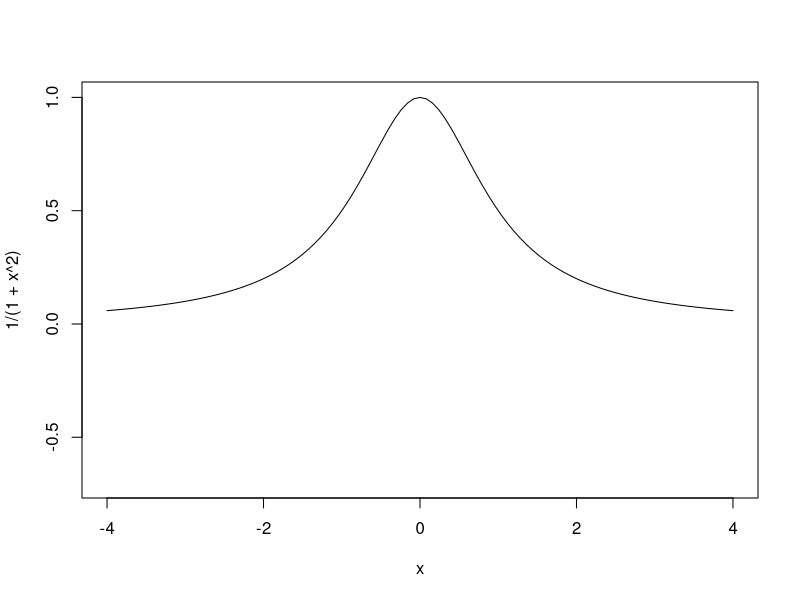
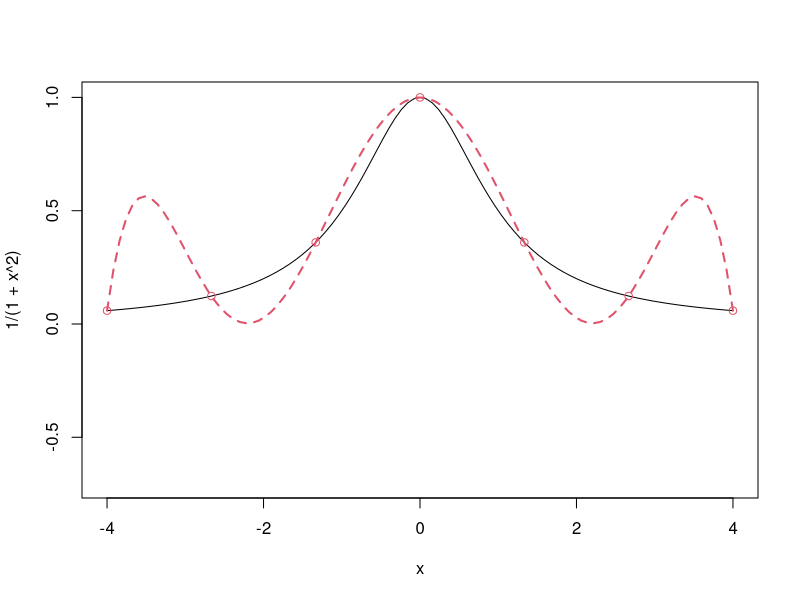
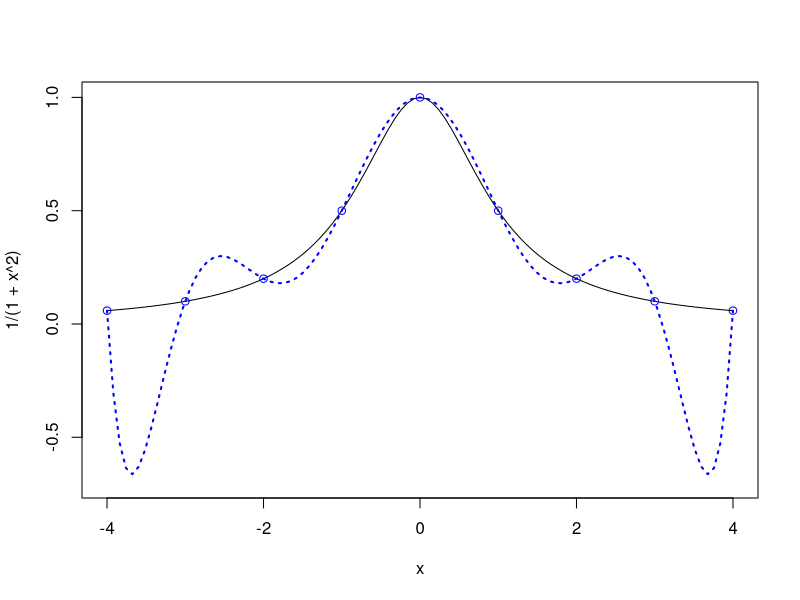
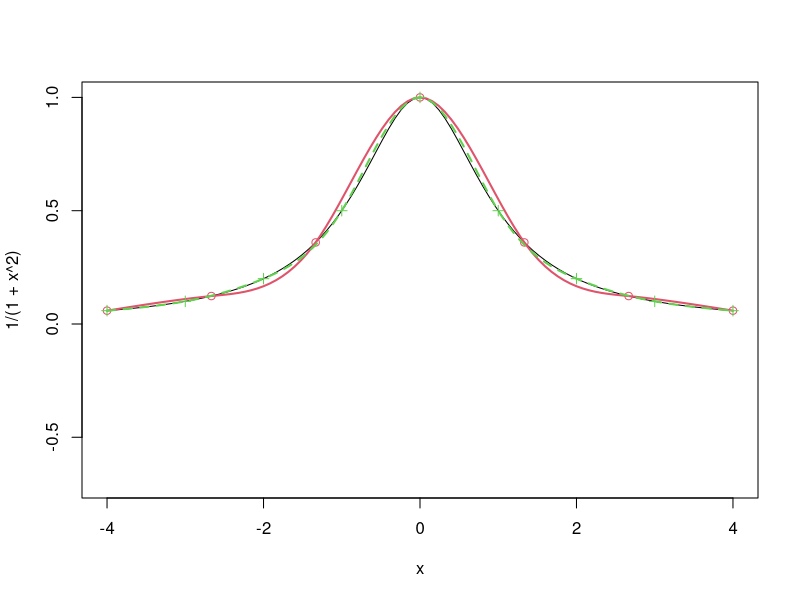
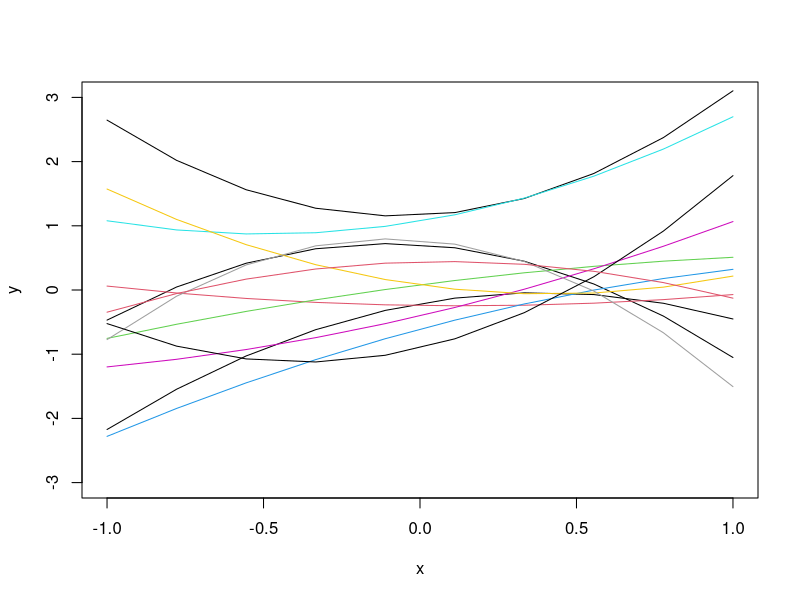
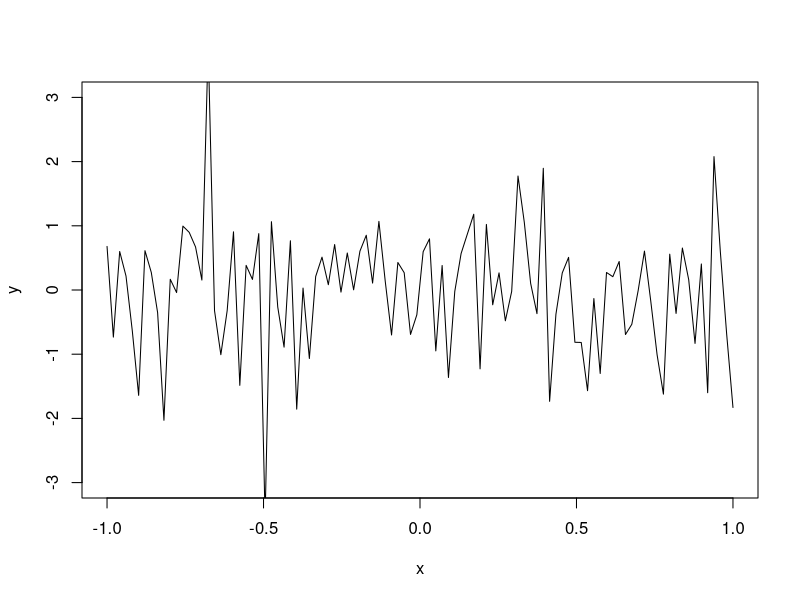
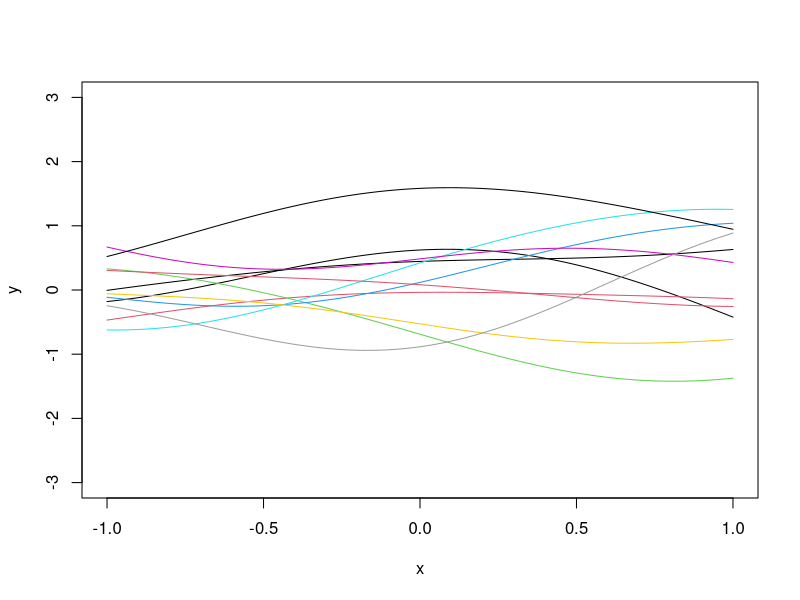
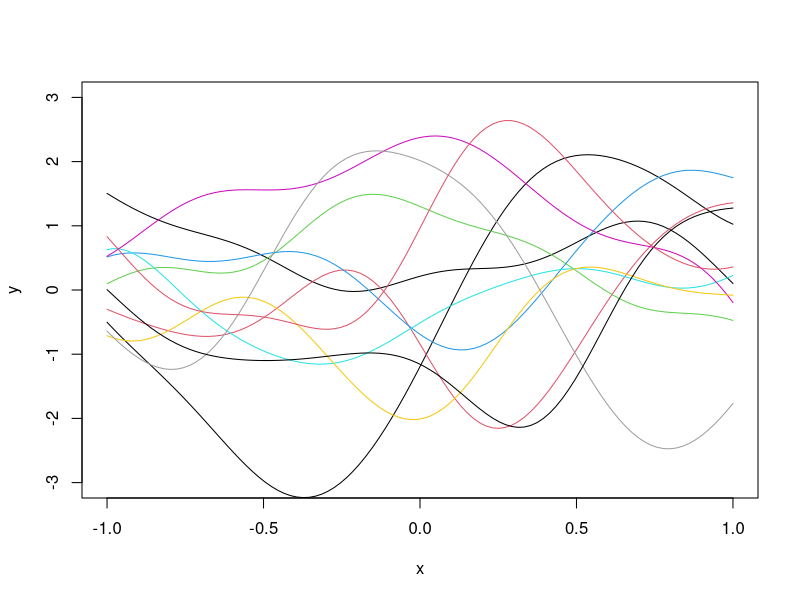

R code for these plots, in order: (Note: this script raises an error after producing the figures.)
## ---- chunk 1
curve(1/(1+x^2), from=-4, to=4, ylim=c(-.7,1))
## ---- chunk 2
curve(1/(1+x^2), from=-4, to=4, ylim=c(-.7,1))
x=seq(-4,4,length=7)
y=1/(1+x^2)
X=as.matrix(cbind(1,x,x^2,x^3,x^4,x^5,x^6))
a=solve(X,y)
u=seq(-4,4,length=100)
yhat=u
for(i in 1:100)
  yhat[i]=sum(c(1,u[i],u[i]^2,u[i]^3,u[i]^4,u[i]^5,u[i]^6)*a)
lines(u,yhat, col=2, lty=2, lwd = 2)
points(x,y,col=2)
## ---- chunk 3
curve(1/(1+x^2), from=-4, to=4, ylim=c(-.7,1))
x=seq(-4,4,length=9)
y=1/(1+x^2)
X=as.matrix(cbind(1,x,x^2,x^3,x^4,x^5,x^6,x^7,x^8))
a=solve(X,y)
u=seq(-4,4,length=100)
yhat=u
for(i in 1:100)
  yhat[i]=sum(c(1,u[i],u[i]^2,u[i]^3,u[i]^4,u[i]^5,u[i]^6, u[i]^7,u[i]^8)*a)
lines(u,yhat, col='blue', lty=3, lwd = 2)
points(x,y,col="blue")
## ---- chunk 4
curve(1/(1+x^2), from=-4, to=4, ylim=c(-.7,1))

# Splines with 7 points

x=seq(-4,4,length=7)
y=1/(1+x^2)
points(x,y,col=2)
a=splinefun(x,y,method="natural")
curve(a,add=T,col=2, lwd = 2)

# Splines with 9 points

x=seq(-4,4,length=9)
y=1/(1+x^2)
points(x,y, pch=3,col=3)
a=splinefun(x,y,method="natural")
curve(a,add=T,col=3, lty=2, lwd = 2)
## ---- chunk 5
x=seq(-1,1,length=10)
b=rnorm(3)
y=b[1]+b[2]*x+b[3]*x^2
plot(x,y,"l", ylim=c(-3,3))
b=rnorm(3)
y=b[1]+b[2]*x+b[3]*x^2
lines(x,y,"l")
for(i in 1:10)
{b=rnorm(3)
y=b[1]+b[2]*x+b[3]*x^2
lines(x,y,"l",col=i)}
## ---- chunk 6
N=100
x=seq(-1,1,length=N)
y=rnorm(N)
plot(x,y,"l", ylim=c(-3,3))
## ---- chunk 7
E=as.matrix(dist(x, diag=T, ,upper=T))

# Correlation matrix R
R=exp(-0.5*E^2)
eig=eigen(R)
R.sqrt=eig$vec%*%diag(sqrt(eig$val+10^(-10)))%*%t(eig$vec)
z=rnorm(N)
y=R.sqrt%*%z
plot(x,y,"l", ylim=c(-3,3))
for(i in 1:10)
  lines(x,R.sqrt%*%rnorm(N),col=i)
## ---- chunk 8
E=as.matrix(dist(x, diag=T, ,upper=T))

# Correlation matrix R
R=exp(-5*E^2)
eig=eigen(R)
R.sqrt=eig$vec%*%diag(sqrt(eig$val+10^(-10)))%*%t(eig$vec)
z=rnorm(N)
y=R.sqrt%*%z
plot(x,y,"l", ylim=c(-3,3))
for(i in 1:10)
  lines(x,R.sqrt%*%rnorm(N),col=i)
## ---- chunk 9
# Computer model
f=function(x)
  sin(30*(x-.9)^4)*cos(2*(x-.9))+(x-.9)/2

n=10
D=seq(0,1,length=n)
y=f(D)
curve(f(x),from=0,to=1, ylim = c(-0.75, 0.55))
points(D,y,pch=4,cex=2)
E=as.matrix(dist(D, diag=T, upper=T))
theta=100
R=exp(-theta*E^2)
mu=0
I=diag(n)
Rinv=solve(R+10^(-10)*I)
coef=Rinv%*%(y-mu)

basis=function(h)
  exp(-theta*h^2)
r=function(x)
{
  vec=basis(x-D)
  return(vec)
}

fhat=function(x)
  mu+t(r(x))%*%coef

sigma2=drop(1/n*t(y-mu)%*%Rinv%*%(y-mu))
f.var=function(x)
  sigma2*(1-t(r(x))%*%Rinv%*%r(x))

N=1000
u=seq(0,1,length=N)
y.pred=y.low=y.high=numeric(N)
for(i in 1:N)
{
  y.pred[i]=fhat(u[i])
  SD=sqrt(f.var(u[i]))
  y.low[i]=y.pred[i]-2*SD
  y.high[i]=y.pred[i]+2*SD
}

lines(u,y.pred,col=3,lwd=2)
lines(u,y.low,lty=2,col=2,lwd=2)
lines(u,y.high,lty=2,col=2,lwd=2)
test=u
# RMSE
sqrt(mean((apply(cbind(test),1,fhat)-f(test))^2))
## ---- chunk 10
curve(f(x),from=0,to=1, ylim = c(-0.75, 0.55))
points(D,y,pch=4,cex=2)
E=as.matrix(dist(D, diag=T, upper=T))
theta=100
R=exp(-theta*E^2)
mu=100
I=diag(n)
Rinv=solve(R+10^(-10)*I)
coef=Rinv%*%(y-mu)

basis=function(h)
  exp(-theta*h^2)
r=function(x)
{
  vec=basis(x-D)
  return(vec)
}

fhat=function(x)
  mu+t(r(x))%*%coef

sigma2=drop(1/n*t(y-mu)%*%Rinv%*%(y-mu))
f.var=function(x)
  sigma2*(1-t(r(x))%*%Rinv%*%r(x))

N=1000
u=seq(0,1,length=N)
y.pred=y.low=y.high=numeric(N)
for(i in 1:N)
{
  y.pred[i]=fhat(u[i])
  SD=sqrt(f.var(u[i]))
  y.low[i]=y.pred[i]-2*SD
  y.high[i]=y.pred[i]+2*SD
}

lines(u,y.pred,col=3,lwd=2)
lines(u,y.low,lty=2,col=2,lwd=2)
lines(u,y.high,lty=2,col=2,lwd=2)
# RMSE
sqrt(mean((apply(cbind(test),1,fhat)-f(test))^2))
## ---- chunk 11
mu=drop(t(one)%*%Rinv%*%y/(t(one)%*%Rinv%*%one))
## ---- chunk 12
mu
## ---- chunk 13
coef=Rinv%*%(y-mu)

basis=function(h)
  exp(-theta*h^2)
r=function(x)
{
  vec=basis(x-D)
  return(vec)
}

sigma2=drop(1/n*t(y-mu)%*%Rinv%*%(y-mu))
f.var=function(x)
{ 
  fac=1/(one%*%Rinv%*%one)
  val=sigma2*(1-t(r(x))%*%Rinv%*%r(x)+fac*(1-t(r(x))%*%Rinv%*%one)^2)
  return(val)
}

fhat=function(x)
  mu+t(r(x))%*%coef
N=1000
u=seq(0,1,length=N)
y.pred=y.low=y.high=numeric(N)
for(i in 1:N)
{
  y.pred[i]=fhat(u[i])
  SD=sqrt(f.var(u[i]))
  y.low[i]=y.pred[i]-2*SD
  y.high[i]=y.pred[i]+2*SD
}
curve(f(x),from=0,to=1, ylim= c(-0.75, 0.55))
points(D,y)
lines(u,y.pred,col=3,lwd=2)
lines(u,y.low,lty=2,col=2,lwd=2)
lines(u,y.high,lty=2,col=2,lwd=2)
test=u

# RMSE
sqrt(mean((apply(cbind(test),1,fhat)-f(test))^2))
